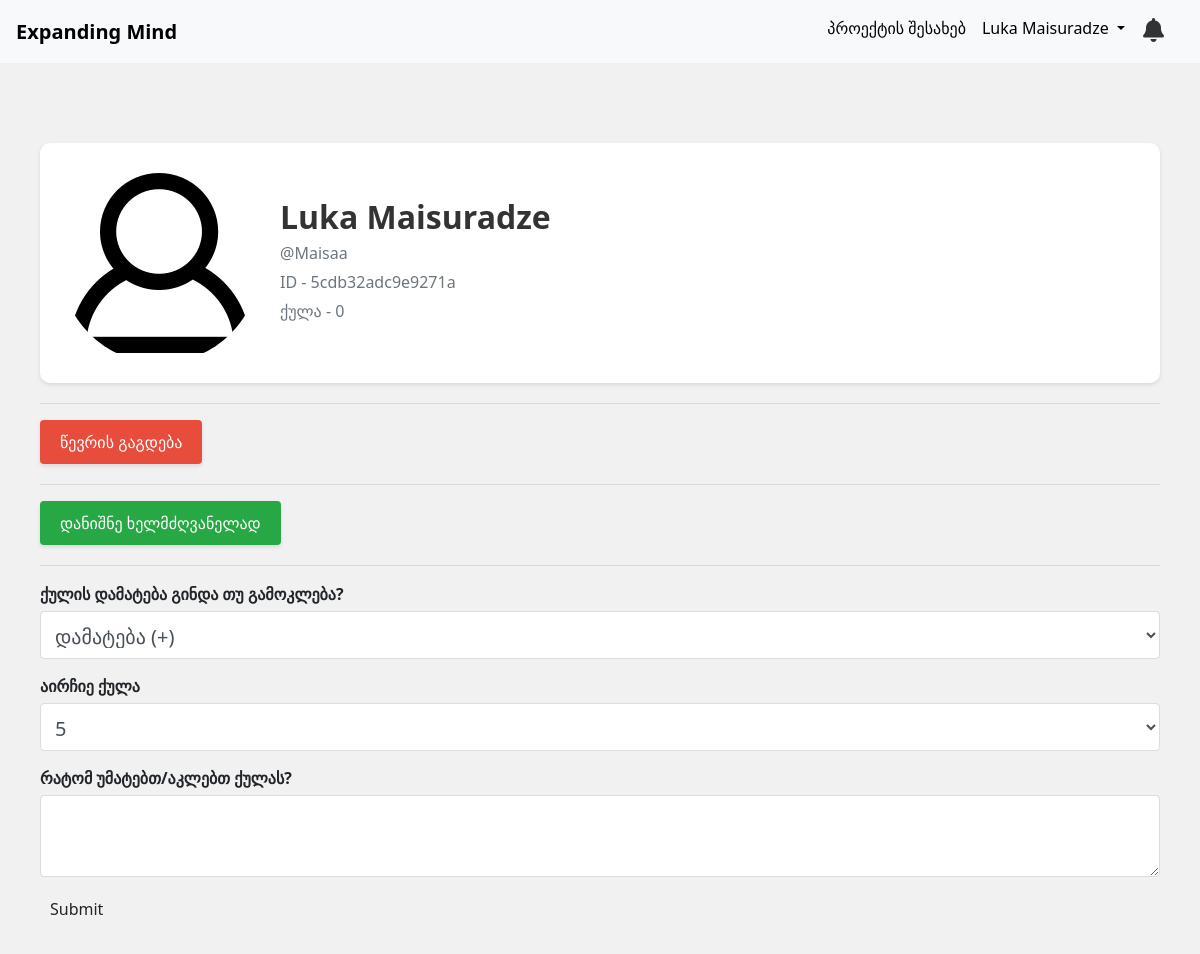
Screenshot of /groups/1/member/2 (signed in) with the database file from the repository.
### main/models.py (models this page shows)
class User(db.Model, UserMixin):
    id = db.Column(db.Integer, primary_key=True)
    unique_id = db.Column(db.String(8), nullable=False, unique=True)
    firstname = db.Column(db.String(20), nullable=False)
    lastname = db.Column(db.String(30), nullable=False)
    nickname = db.Column(db.String(10))
    email = db.Column(db.String(100), unique=True, nullable=False)
    rank = db.Column(db.String(50), nullable=False, default='წევრი')
    score = db.Column(db.Integer, nullable=False, default=0)
    password = db.Column(db.String(60), nullable=False)
    is_active = db.Column(db.Boolean, default=False)
    activation_token = db.Column(db.String(32), nullable=True)
    image_file = db.Column(db.String(100), nullable=False, default='default.png')
    in_group = db.Column(db.Boolean, default=False)
    group_id = db.Column(db.Integer, db.ForeignKey('group.id'), nullable=True)
    group = db.relationship('Group', back_populates='members')

### main/groups/routes.py (the view, shortened to what this page needs)
@groups.route('/groups/<int:id>/member/<int:member_id>', methods=['POST', 'GET'])
def member_control_panel(id, member_id):
    form = ScoreForm()
    user = User.query.get(member_id)
    group = Group.query.filter_by(id=id).first()
    try:
        page = request.args.get('page', 1, type=int)
        group_logs = GroupLogs.query.filter_by(group_id=current_user.group_id).order_by(GroupLogs.id.desc()).paginate(page=page, per_page=5)
        notification_log = NotificationLogs.query.filter_by(user_id=current_user.id).order_by(NotificationLogs.id.desc())
    except:
        None
    try:
        if current_user.unique_id != group.leader_id:
            flash("You are not this group's leader", 'danger')
            return redirect(url_for('groups.groups_section'))
    except AttributeError:
        flash("You are not this group's leader", 'danger')
        return redirect(url_for('groups.groups_section'))
    return render_template('personal_score_panel.html', user=user, form=form, group_logs=group_logs, notification_log=notification_log)

### main/forms.py
class ScoreForm(FlaskForm):
    add_or_subtract = SelectField('ქულის დამატება გინდა თუ გამოკლება?', choices=[(1, 'დამატება (+)'), (0, 'გამოკლება (-)')])
    score = SelectField('აირჩიე ქულა', choices=[(5, '5'), (10, '10'), (15, '15'), (20, '20'), (50, '50'), (100, '100')],
                        validators=[DataRequired()])
    description = TextAreaField('რატომ უმატებთ/აკლებთ ქულას?',
                                validators=[DataRequired(), Length(min=20, max=100)])
    submit = SubmitField('Submit')

### main/models.py (called while the page is built)
@login_manager.user_loader
def load_user(user_id):
    return User.query.get(int(user_id))

### main/templates/personal_score_panel.html (shortened to what this page needs)
{% extends "new_base.html" %}
{% block content %}
<div class="container">
    <div class="media">
        <img class="rounded-circle account-img" src="{{ url_for('static', filename='imgs/profile_pics/' + user.image_file) }}" alt="Profile Picture">
        <div class="media-body">
            <h2 class="account-heading">{{ user.firstname }} {{ user.lastname }}</h2>
            <p class="text-muted">@{{ user.nickname }}</p>
            <p class="text-muted">ID - {{ user.unique_id }}</p>
            <p class="text-muted">ქულა - {{ user.score }}</p>
        </div>
    </div>
    <hr>
    <form action="{{ url_for('groups.remove_member', member_id=user.id) }}" method="POST" class="form-inline">
        <button type="submit">წევრის გაგდება</button>
    </form>
    <hr>
    <div class="form-inline green">
        <button data-toggle="modal" data-target="#assignModal" type="submit">დანიშნე ხელმძღვანელად</button>
    </div>
    <hr>
    <form method="POST" action="" enctype="multipart/form-data">
        {% for field in form if field.name != 'csrf_token' and field.name != 'submit' %}
        <div>
            {{ field.label(class="form-control-label") }}
            {{ field(class="form-control form-control-lg") }}
        </div>
        {% endfor %}
        <div>
            {{ form.submit(class="btn") }}
        </div>
    </form>
</div>
{% endblock %}

### main/templates/new_base.html (shortened to what this page needs)
<!DOCTYPE html>
<html lang="en">
<head>
    <link rel="stylesheet" href="https://cdnjs.cloudflare.com/ajax/libs/font-awesome/6.5.2/css/all.min.css" />
    <link href="https://stackpath.bootstrapcdn.com/bootstrap/4.5.2/css/bootstrap.min.css" rel="stylesheet">
</head>
<body>
    <nav class="navbar navbar-expand-lg navbar-light bg-light">
        <a class="navbar-brand" href="{{url_for('groups.groups_section')}}">Expanding Mind</a>
        <div class="collapse navbar-collapse" id="navbarNav">
            <ul class="navbar-nav ml-auto">
                {% if current_user.is_authenticated %}
                    <li class="nav-item">
                        <a class="nav-link" href="#" style="color: black;">პროექტის შესახებ</a>
                    </li>
                    <li class="nav-item dropdown">
                        <a class="nav-link dropdown-toggle" href="#" id="navbarDropdown" role="button" data-toggle="dropdown" aria-haspopup="true" aria-expanded="false">
                            {{ current_user.firstname }} {{ current_user.lastname }}
                        </a>
                    </li>
                    <li class="nav-item" style="text-align: center;">
                        <div class="notification-bar">
                            <div class="notification-icon" onclick="toggleDropdown()">
                                <i class="fa fa-bell"></i>
                            </div>
                        </div>
                    </li>
                {% endif %}
            </ul>
        </div>
    </nav>
    <div class="container">
        {% block content %}{% endblock %}
    </div>
</body>
</html>

### main/templates/new_base.html (style rules this page uses)
body { font-family: BPG; }
.navbar { background-color: #007bff; }
.navbar-brand { color: rgb(0, 0, 0) !important; font-weight: bold; }
.navbar-nav .nav-link { color: rgb(0, 0, 0) !important; }
.notification-bar { display: flex; align-items: center; padding: 10px; }
.notification-icon { margin-right: 10px; }
.notification-icon i { color: #333; font-size: 24px; cursor: pointer; }
.dropdown { position: relative; }
.btn { padding: 5px 10px; border: none; border-radius: 3px; cursor: pointer; }

### main/templates/personal_score_panel.html (style rules this page uses)
body { font-family: system-ui, -apple-system, BlinkMacSystemFont, 'Segoe UI', Roboto, Oxygen, Ubuntu, Cantarell, 'Open Sans', 'Helvetica Neue', sans-serif; background-color: #f1f1f1; margin: 0; padding: 0; }
.container { max-width: 1200px; margin: 20px auto; padding: 20px; }
.media { display: flex; flex-wrap: wrap; align-items: center; background: #fff; padding: 20px; border-radius: 10px; box-shadow: 0 2px 4px rgba(0, 0, 0, 0.1); margin-bottom: 20px; }
.account-img { border-radius: 50%; width: 200px; height: 200px; object-fit: cover; margin-right: 20px; }
.media-body { flex: 1; min-width: 0; }
.account-heading { font-size: 2rem; font-weight: bold; color: #333; margin: 0; }
.text-muted { color: #666; margin: 5px 0; }
.form-inline { display: flex; flex-wrap: wrap; gap: 10px; margin-bottom: 20px; }
.form-inline button { padding: 10px 20px; border: none; background-color: #e74c3c; color: white; cursor: pointer; border-radius: 4px; transition: background-color 0.3s ease; box-shadow: 0 2px 4px rgba(0, 0, 0, 0.1); }
.green button { background-color: #28a745; }
form div { margin-bottom: 15px; }
.form-control-label { display: block; font-weight: bold; margin-bottom: 5px; }
.form-control { width: 100%; padding: 10px; border: 1px solid #ddd; border-radius: 4px; box-sizing: border-box; }

### rows the page displays
User: firstname "Luka", lastname "Maisuradze", image_file (placeholder picture), nickname "Maisaa", unique_id "5cdb32adc9e9271a", score "0"

### other values shown
{{ field.label(class="form-control-label") }} "ქულის დამატება გინდა თუ გამოკლება?" "აირჩიე ქულა" "რატომ უმატებთ/აკლებთ ქულას?"
